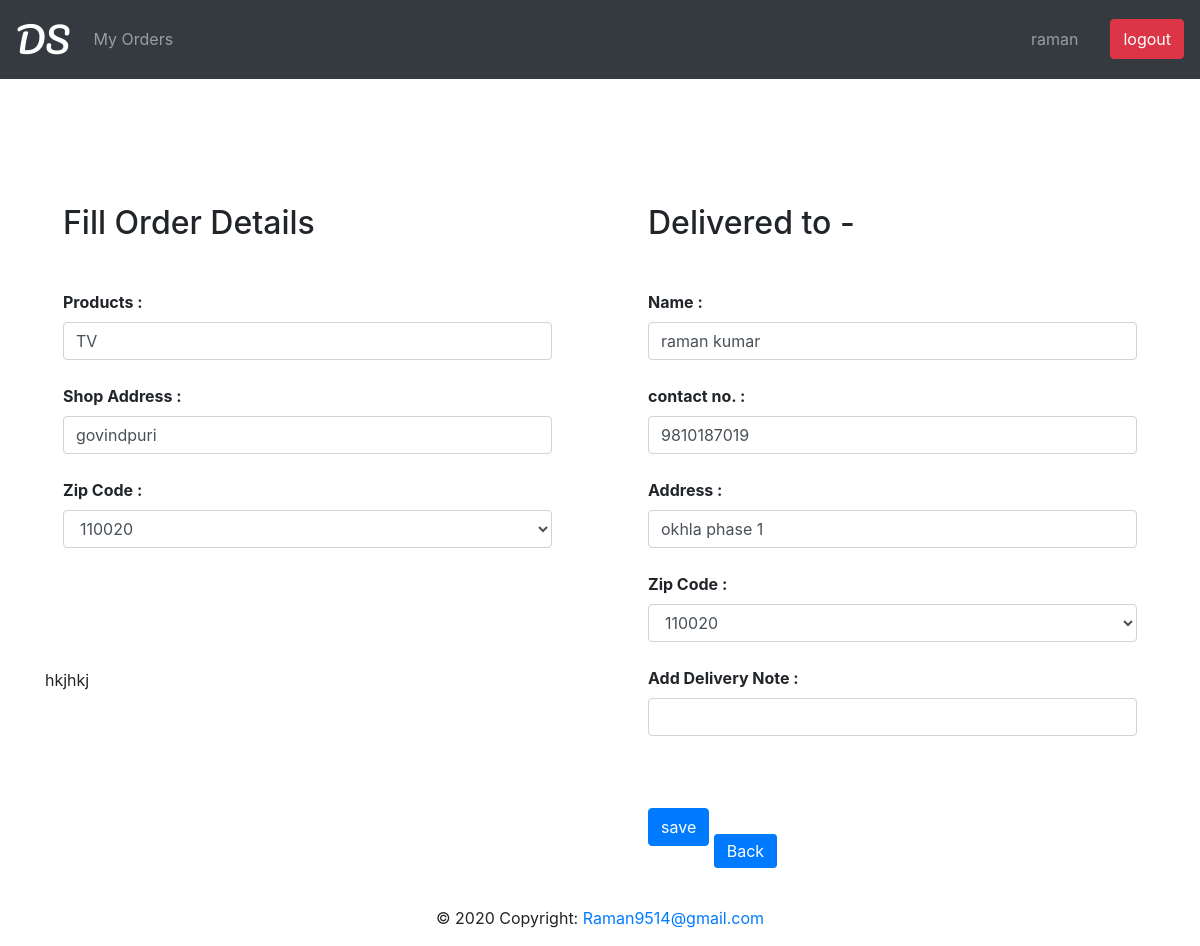
Screenshot of /order/editorder/3 (signed in) with the database file from the repository.
### order/models.py (models this page shows)
class Order(models.Model):
    user_id= models.ForeignKey(User,on_delete=models.CASCADE)
    u_name = models.CharField(max_length=50)
    u_phone_no = models.CharField(max_length=10)
    u_delivery_address = models.CharField(max_length=350)
    u_pincode=models.CharField(max_length=6)
    u_delivery_note = models.CharField(max_length=300 , blank=True)
    product_list = models.CharField(max_length=350)
    shop_address = models.CharField(max_length=350 )
    shop_pincode = models.CharField(max_length=6)
    order_date = models.DateTimeField(auto_now_add=True )
    order_pending = models.BooleanField(default=True)
    order_picked = models.BooleanField(default=False)
    order_delivered = models.BooleanField(default=False)
    order_cancelled = models.BooleanField(default=False)

### order/views.py (the view)
# urls.py: path('editorder/<int:id>',views.editorder,name='editorder'),
def editorder(request,id):
    if request.user.is_authenticated:
        if request.method == 'POST':
            obj=Order.objects.get(pk=id)
            fm=OrderForm(request.POST,instance=obj)
            if fm.is_valid():
                fm.save()
        else:
            obj=Order.objects.get(pk=id)
            fm=OrderForm(instance=obj)
        return render(request,'editorder.html',{"form":fm})

### templates/editorder.html (shortened to what this page needs)
{% extends "basic.html" %}
{% block content %}
<div class="container col-lg-12">
<div class="container rounded col-lg-6 border-lg mt-1 mb-5 p-5 float-left ">
  <h2 class="mb-5 " >Fill Order Details</h2>
 <form method="post" >
  {% for fm in form %}
    {% if fm == form.u_name %}
  </div>
    <div class="container rounded border-lg mt-1 mb-1 p-5 col-lg-6 float-right" >
      <h2 class="mb-5 " >Delivered to -</h2>
    {% endif %}
     <b>{{fm.label_tag}}</b><br>
    {{fm}}<br>
    {% endfor %}
    <input type="submit" name="submit" value="save" class="btn btn-primary mb-5 d-inline " >
    <a href="{% url 'myorder'%}" class="btn btn-primary mb-5  d-inline ">Back</a>
</div>
</div>
<div class="container  " style="position: relative;">
   hkjhkj
</div>
{% endblock content %}

### templates/basic.html (shortened to what this page needs)
<!DOCTYPE html>
<html>
<head>
  <link rel="stylesheet" href="https://maxcdn.bootstrapcdn.com/bootstrap/4.4.1/css/bootstrap.min.css">
  <link rel="stylesheet" href="https://maxcdn.bootstrapcdn.com/bootstrap/4.5.0/css/bootstrap.min.css">
</head>
<body>
 <nav class="navbar navbar-expand-sm bg-dark navbar-dark fixed-top">
  <a class="navbar-brand" id='logo' href="{% url 'index'%}">DS</a>
  <ul class="navbar-nav  ">
    {% if user.is_authenticated %}
    <li class="nav-item">
      <a class="nav-link" href="{% url 'myorder'%}">My Orders</a>
    </li>
   {% endif %}
  </ul>
   <div class="collapse navbar-collapse justify-content-end">
    <ul class="navbar-nav  ">
      <li class="nav-right mr-4">
        <a  class="nav-link " href="{% url 'profile' %}">{{user.first_name|default:'Guest'}}</a>
      </li>
      {% if user.is_authenticated %}
      <button type="button" class="btn btn-danger"  onclick="window.location.href='{% url "logout" %}'">logout</button>
      {% endif %}
    </ul>
   </div>
</nav>
<div class="container-fluid mb-5" style="margin-top:80px">
   <br>
</div>
{% block content %}
 {% endblock %}
 <footer class="page-footer font-small blue fixed-bottom">
  <div class="footer-copyright text-center py-3">© 2020 Copyright:
    <a href="#">Raman9514@gmail.com</a>
  </div>
</footer>
</body>
</html>

### templates/basic.html (style rules this page uses)
#logo { font-family:'Pacifico', cursive; font-size: 35px; color: white; }

### rows the page displays
Order: form "TV" "govindpuri" "110020" "raman kumar" "9810187019" "okhla phase 1" "110020"

### other values shown
{{ user.first_name|default:'Guest' }} "raman"
{{ fm.label_tag }} "Products :" "Shop Address :" "Zip Code :" "Name :" "contact no. :" "Address :" "Zip Code :" "Add Delivery Note :"
